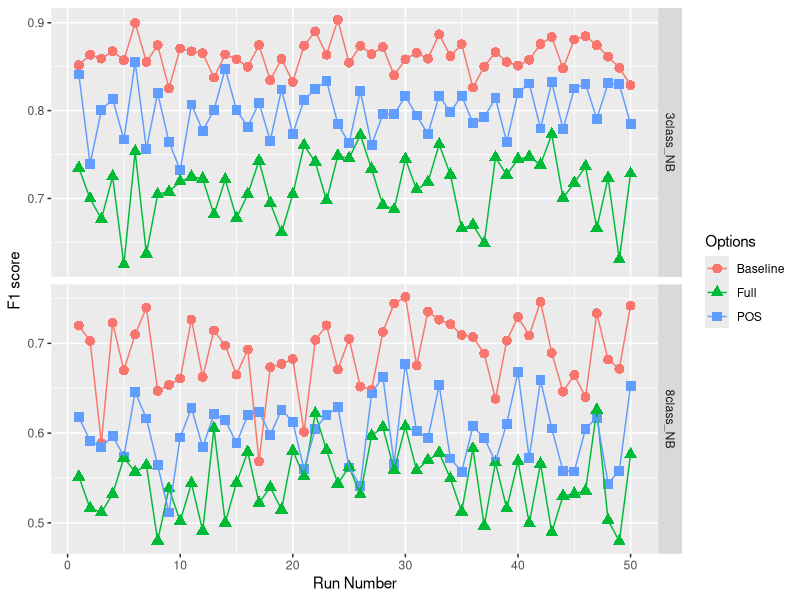

Generate this figure with R:
setwd("D:/Study/Thesis/Experiments/Util/RPlots")
library("ggplot2")
featuresdata = read.csv("ss_07_term_extraction.csv")
p <- ggplot(featuresdata, aes(x=run, y=f1, group=Options))+ labs(x = "Run Number", y = "F1 score" )
q <- p + geom_point(aes(color=Options, shape=Options), size = 3) + geom_line(aes(color=Options))
q + facet_grid(comb ~ ., scale = "free_y")